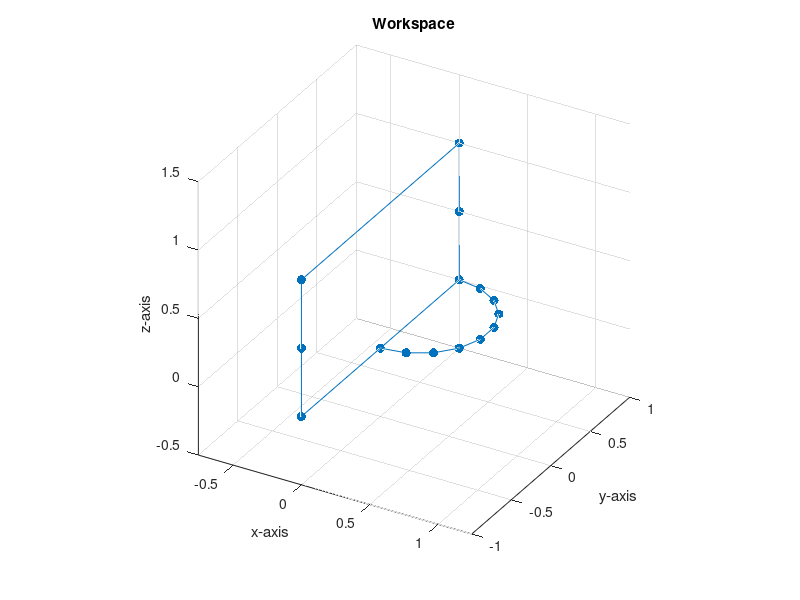

Recreate this plot in MATLAB.
%% ME 557: Project, Define Letter P Points.

%Clear Everything
clear
close all
clc

%% Define the Letter Points.

%Define the first stroke.
xs1 = [0 0 0 0 0 0 0];
ys1 = [1 -1 -1 -1 1 1 1];
zs1 = [0 0 0.5 1 1 0.5 0];

%Define the second stroke.
ts = linspace(pi/2, 3*pi/2, 10);
xs2 = -0.5*cos(ts);
ys2 = 0.5*sin(ts) + 0.5;
zs2 = zeros(1, length(xs2));

%Combine the strokes.
xs = [xs1 xs2];
ys = [ys1 ys2];
zs = [zs1 zs2];

%Store the points in a matrix.
Lpts = [xs; ys; zs];

%% Plot the Letter Points.

%Plot the Letter Points.
figure, hold on, grid on
plot3(Lpts(1, :), Lpts(2, :), Lpts(3, :), '.-', 'Markersize', 20)
title('Workspace')
xlabel('x-axis'), ylabel('y-axis'), zlabel('z-axis')
view(30, 30), rotate3d on,
axis equal

%% Write out the Data Points.

%Write out the letter data points.
dlmwrite('C:\Users\USER\Documents\Coursework\MSME\Year1\Winter2018\ME557_IntroToRobotics\Project\LetterPoints\LetterPts_P.txt', Lpts)
